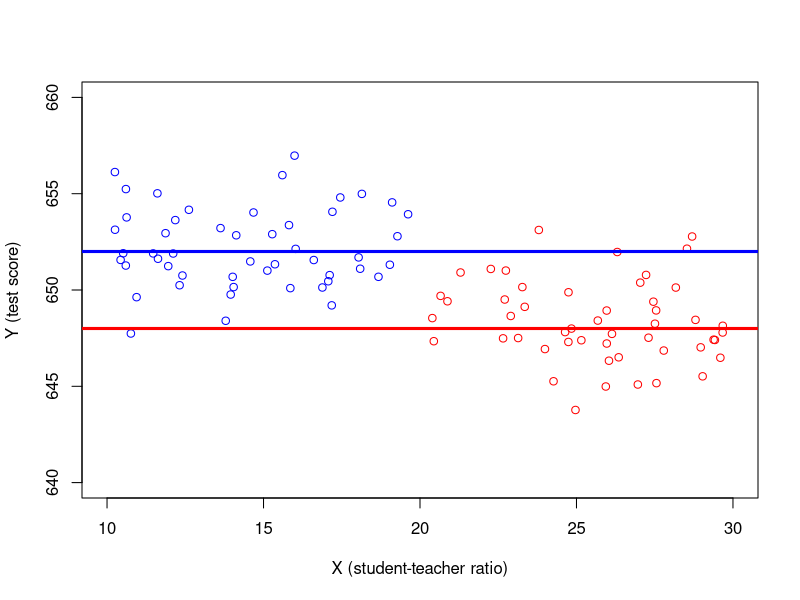
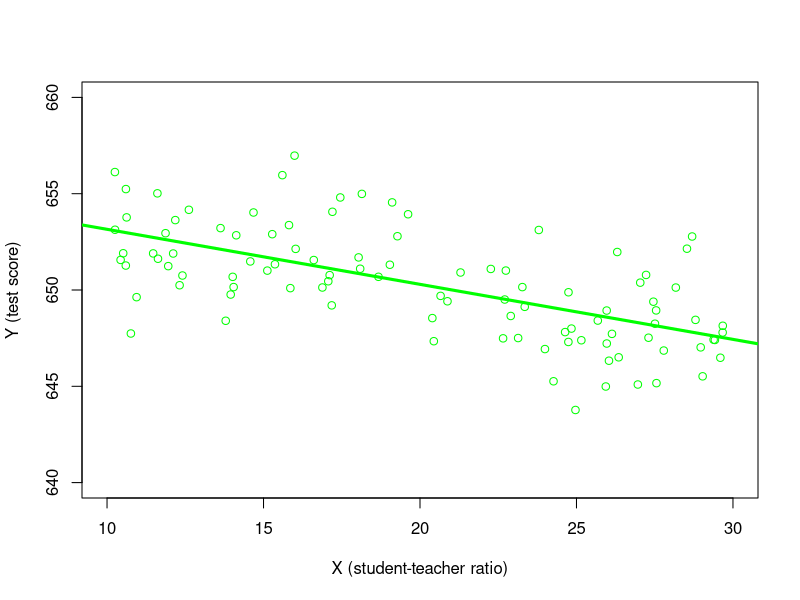
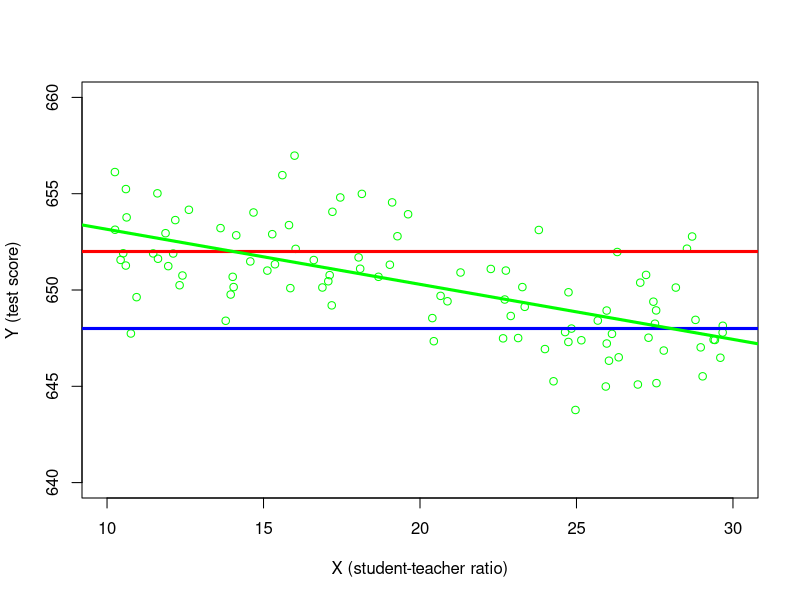

Recreate these plots in R, in order.
## ---- chunk 1
library(AER) # include Applied Econometrics with R package; contains many datasets
data(CASchools) # Load CASchools data
# Generate a couple of useful variables
CASchools$STR <- CASchools$students/CASchools$teachers  # Student-teacher ratio
CASchools$Score <- (CASchools$read + CASchools$math)/2  # Student test score
## ---- chunk 2
# set a seed to make the results reproducible
set.seed(456457)
# simulate the data 
X <- runif(50, min = 10, max = 20)
u <- 0*X+rnorm(50, mean = 2, sd = 2)
Y <- 650 + 0*X + u
simdat1 <- data.frame(Y,X,u)
X <- runif(50, min = 20, max = 30)
u <- 0*X+rnorm(50, mean = -2, sd = 2)
Y <- 650 + 0*X + u
simdat2 <- data.frame(Y,X,u)
simdat <- rbind(simdat1,simdat2)
lm <- lm(Y ~ X, data = simdat)
# Scatter plot of Score against STR
plot(simdat1$X,simdat1$Y, 
     col = "blue", # Color of data points
     xlab = "X (student-teacher ratio)",  # Label on x-axis
     ylab = "Y (test score)",   # Label on y-axis
     xlim = c(10, 30),  # Range of x-axis (from 10 to 30)
     ylim = c(640,660)) # Range of y-axis (from 600 to 720)
points(simdat2$X,simdat2$Y, 
     col = "red")
abline(648,0,
       col = "red",
       lwd = 3)
abline(652,0,
       col = "blue",
       lwd = 3)
## ---- chunk 3
# set a seed to make the results reproducible
set.seed(456457)
# simulate the data 
X <- runif(50, min = 10, max = 20)
u <- 0*X+rnorm(50, mean = 2, sd = 2)
Y <- 650 + 0*X + u
simdat1 <- data.frame(Y,X,u)
X <- runif(50, min = 20, max = 30)
u <- 0*X+rnorm(50, mean = -2, sd = 2)
Y <- 650 + 0*X + u
simdat2 <- data.frame(Y,X,u)
simdat <- rbind(simdat1,simdat2)
lm <- lm(Y ~ X, data = simdat)
# Scatter plot of Score against STR
plot(simdat1$X,simdat1$Y, 
     col = "green", # Color of data points
     xlab = "X (student-teacher ratio)",  # Label on x-axis
     ylab = "Y (test score)",   # Label on y-axis
     xlim = c(10, 30),  # Range of x-axis (from 10 to 30)
     ylim = c(640,660)) # Range of y-axis (from 600 to 720)
points(simdat2$X,simdat2$Y, 
     col = "green")
abline(lm,
       col = "green",
       lwd = 3)
## ---- chunk 4
# set a seed to make the results reproducible
set.seed(456457)
# simulate the data 
X <- runif(50, min = 10, max = 20)
u <- 0*X+rnorm(50, mean = 2, sd = 2)
Y <- 650 + 0*X + u
simdat1 <- data.frame(Y,X,u)
X <- runif(50, min = 20, max = 30)
u <- 0*X+rnorm(50, mean = -2, sd = 2)
Y <- 650 + 0*X + u
simdat2 <- data.frame(Y,X,u)
simdat <- rbind(simdat1,simdat2)
lm <- lm(Y ~ X, data = simdat)
# Scatter plot of Score against STR
plot(simdat1$X,simdat1$Y, 
     col = "green", # Color of data points
     xlab = "X (student-teacher ratio)",  # Label on x-axis
     ylab = "Y (test score)",   # Label on y-axis
     xlim = c(10, 30),  # Range of x-axis (from 10 to 30)
     ylim = c(640,660)) # Range of y-axis (from 600 to 720)
points(simdat2$X,simdat2$Y, 
     col = "green")
abline(648,0,
       col = "blue",
       lwd = 3)
abline(652,0,
       col = "red",
       lwd = 3)
abline(lm,
       col = "green",
       lwd = 3)
